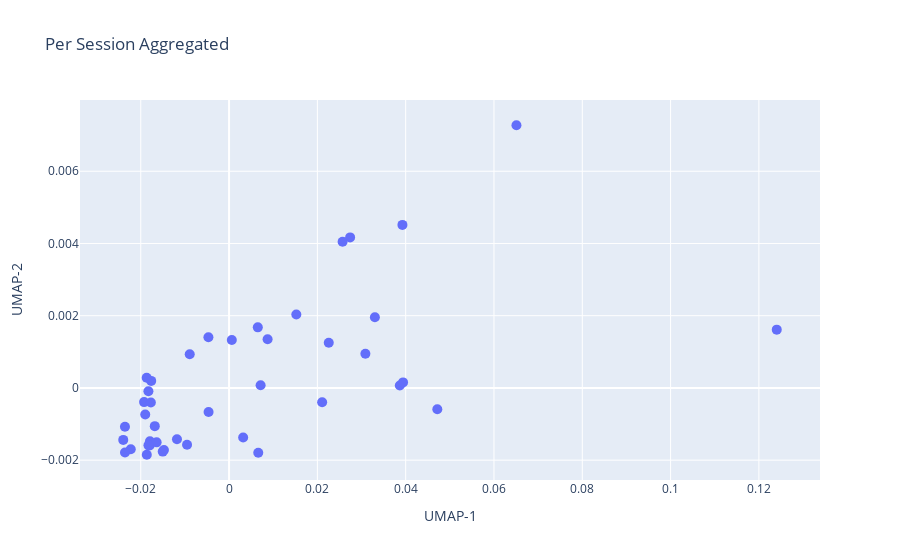

Notebook code for this chart:
### Code cell
emb_train_ses, y_train_ses, train_grp = aggregate_by_session(train_emb, train_y, train_grp)    
emb_val_ses, y_val_ses, val_grp = aggregate_by_session(val_emb, val_y, val_grp)
emb_test_ses, y_test_ses, test_grp = aggregate_by_session(test_emb, test_y, test_grp)
emb_imp_ses, y_imp_ses, imp_grp = aggregate_by_session(imp_emb, imp_y, imp_grp)

group = []
for i, j in zip(y_train_ses, train_grp):
    if int(i) < 10:
        group.append(f"user_0{i}_session_{j}")
    else:
        group.append(f"user_{i}_session_{j}")
train_grp = np.array(group)

group = []
for i, j in zip(y_val_ses, val_grp):
    if int(i) < 10:
        group.append(f"user_0{i}_session_{j}")
    else:
        group.append(f"user_{i}_session_{j}")
val_grp = np.array(group)

group = []
for i, j in zip(y_test_ses, test_grp):
    if int(i) < 10:
        group.append(f"user_0{i}_session_{j}")
    else:
        group.append(f"user_{i}_session_{j}")
test_grp = np.array(group)

group = []
for i, j in zip(y_imp_ses, imp_grp):
    if int(i) < 10:
        group.append(f"user_0{i}_session_{j}")
    else:
        group.append(f"user_{i}_session_{j}")
imp_grp = np.array(group)

all_emb = torch.cat([emb_train_ses, emb_val_ses, emb_test_ses, emb_imp_ses], dim = 0)
all_users = np.concatenate([y_train_ses, y_val_ses, y_test_ses, y_imp_ses],axis = 0)
all_sessions = np.concatenate([train_grp, val_grp, test_grp, imp_grp], axis = 0)

import umap

umap_model = umap.UMAP(
    n_neighbors = 15,
    min_dist = 0.1,
    n_components = 2,
    metric = "cosine",   
    random_state = 19
)

umap_model.fit_transform(emb_train_ses)
emb_u = umap_model.transform(all_emb)

import matplotlib.pyplot as plt
import plotly.graph_objects as go

fig = go.Figure(
    data = go.Scatter(
        x = all_emb[:, 0], 
        y = all_emb[:, 1],
        mode = "markers",
        marker = dict(size = 10),
        text = all_sessions,         
        hoverinfo = "text"
    )
)

fig.update_layout(
    title = "Per Session Aggregated",
    xaxis_title = "UMAP-1",
    yaxis_title = "UMAP-2",
)

fig.show()

### Figure 1 — Plotly figure (JSON) as saved in the notebook; plotly's stock layout.template omitted (floating-point values rounded to 4 significant figures)
{"data": [{"hoverinfo": "text", "marker": {"size": 10}, "mode": "markers", "text": ["user_18_session_3", "user_18_session_2", "user_08_session_6", "user_08_session_2", "user_11_session_2", "user_11_session_3", "user_12_session_2", "user_12_session_3", "user_14_session_1", "user_03_session_1", "user_07_session_1", "user_07_session_3", "user_14_session_2", "user_03_session_2", "user_08_session_1", "user_18_session_4", "user_11_session_4", "user_12_session_1", "user_03_session_3", "user_14_session_3", "user_07_session_2", "user_08_session_4", "user_18_session_1", "user_11_session_1", "user_12_session_4", "user_14_session_4", "user_03_session_4", "user_07_session_4", "user_08_session_5", "user_08_session_3", "user_02_session_1", "user_15_session_1", "user_02_session_2", "user_15_session_2", "user_05_session_2", "user_05_session_1", "user_13_session_2", "user_04_session_2", "user_13_session_1", "user_04_session_1", "user_10_session_1", "user_10_session_2"], "type": "scatter", "x": [0.006507, -0.01827, 0.01523, 0.03927, 0.0006225, -0.01792, -0.01763, 0.04716, 0.02108, -0.01475, -0.02226, -0.01799, -0.004639, -0.01641, 0.06509, -0.004675, -0.01682, -0.01924, -0.009515, 0.003189, -0.01863, 0.03867, -0.008909, -0.01771, 0.03941, 0.006611, -0.01502, -0.02357, 0.02742, 0.03087, -0.01866, 0.02571, -0.02397, 0.008726, 0.02258, 0.03303, -0.01825, -0.01898, -0.0118, -0.02358, 0.124, 0.007147], "y": [0.001677, -9.301e-05, 0.002033, 0.004515, 0.001328, -0.001478, 0.0001946, -0.0005923, -0.0003977, -0.001721, -0.001699, -0.001596, -0.0006646, -0.001507, 0.007274, 0.001402, -0.001058, -0.0003925, -0.001575, -0.00137, -0.00185, 6.78e-05, 0.000934, -0.0004045, 0.0001533, -0.001797, -0.001763, -0.001786, 0.004168, 0.0009478, 0.00028, 0.004049, -0.001439, 0.001348, 0.00125, 0.001959, -0.00159, -0.0007344, -0.001423, -0.001074, 0.001614, 7.535e-05]}], "layout": {"title": {"text": "Per Session Aggregated"}, "xaxis": {"title": {"text": "UMAP-1"}}, "yaxis": {"title": {"text": "UMAP-2"}}}}
